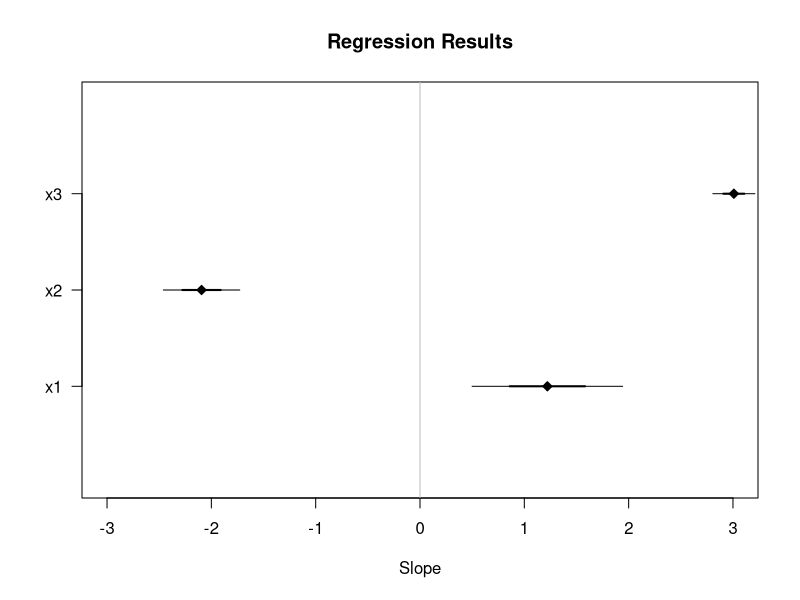
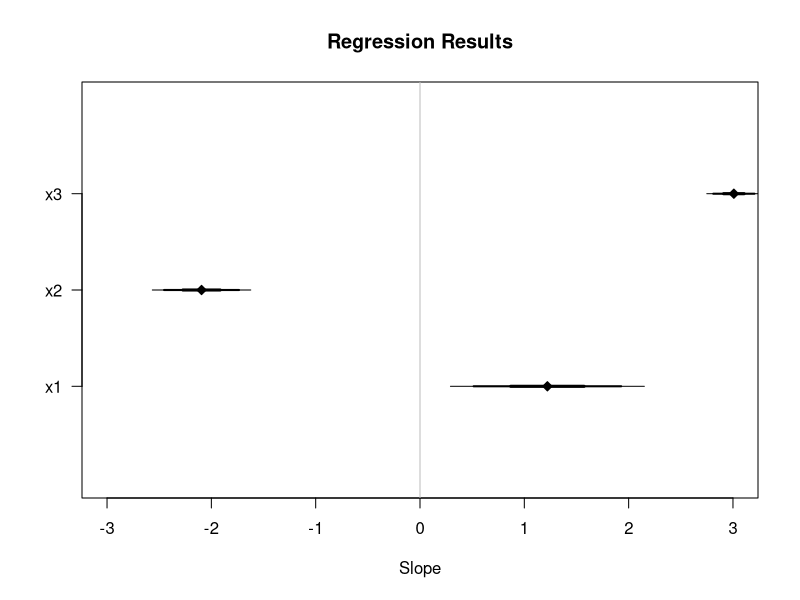
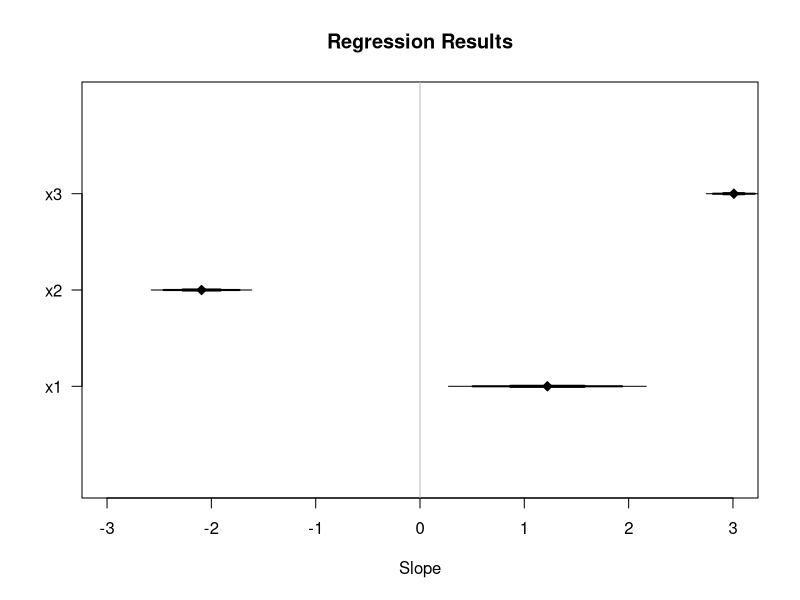
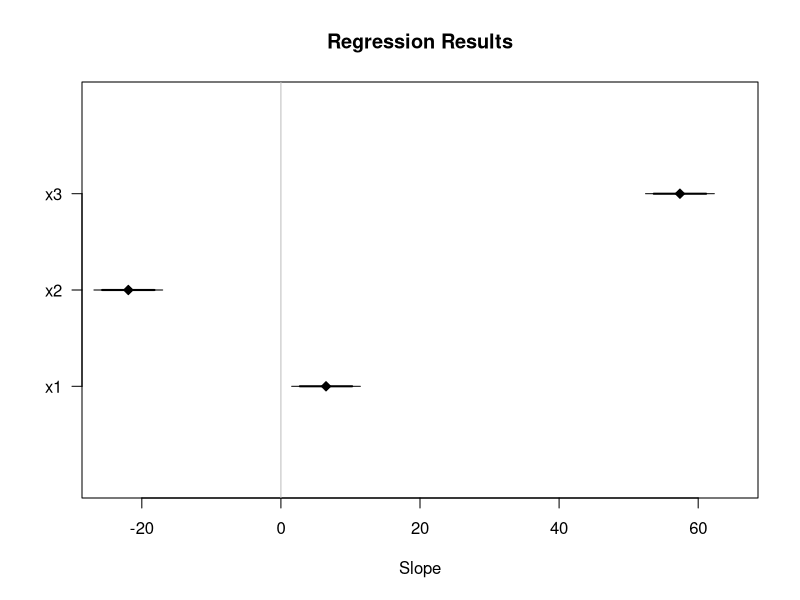
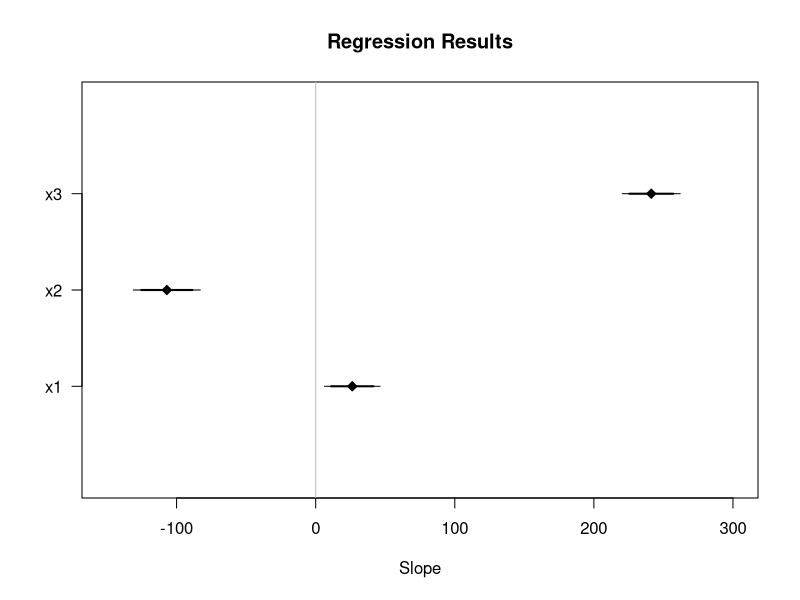

Generate these figures, in order, with R:
#' # Regression coefficient plots #
#'
#' A contemporary way of presenting regression results involves converting a regression table into a figure.
set.seed(500)
x1 <- rnorm(100,5,5)
x2 <- rnorm(100,-2,10)
x3 <- rnorm(100,0,20)
y <- (1*x1) + (-2*x2) + (3*x3) + rnorm(100,0,20)
ols2 <- lm(y ~ x1 + x2 + x3)
#' Conventionally, we would present results from this regression as a table:
summary(ols2)
#' Or just:
coef(summary(ols2))[,1:2]
#'
#' It might be helpful to see the size and significance of these effects as a figure.
#' To do so, we have to draw the regression slopes as points and the SEs as lines.
slopes <- coef(summary(ols2))[c('x1','x2','x3'),1]  #' slopes
ses <- coef(summary(ols2))[c('x1','x2','x3'),2]     #' SEs
#' We'll draw the slopes of the three input variables.
#' Note: The interpretation of the following plot depends on input variables that have comparable scales.
#' Note (continued): Comparing dissimilar variables with this visualization can be misleading!
#'
#' ## Plotting Standard Errors ##
#' Let's construct a plot that draws 1 and 2 SEs for each coefficient:
#'
#' We'll start with a blank plot (like a blank canvas):
plot(NA, xlim=c(-3,3), ylim=c(0,4), xlab='Slope', ylab='', yaxt='n')
# We can add a title:
title('Regression Results')
# We'll add a y-axis labelling our variables:
axis(2, 1:3, c('x1','x2','x3'), las=2)
# We'll add a vertical line for zero:
abline(v=0, col='gray')
# Then we'll draw our slopes as points (`pch` tells us what type of point):
points(slopes,1:3, pch=23, col='black', bg='black')
# Then we'll add thick line segments for each 1 SE:
segments((slopes-ses)[1], 1, (slopes+ses)[1], 1, col='black', lwd=2)
segments((slopes-ses)[2], 2, (slopes+ses)[2], 2, col='black', lwd=2)
segments((slopes-ses)[3], 3, (slopes+ses)[3], 3, col='black', lwd=2)
# Then we'll add thin line segments for the 2 SEs:
segments((slopes-(2*ses))[1], 1, (slopes+(2*ses))[1], 1, col='black', lwd=1)
segments((slopes-(2*ses))[2], 2, (slopes+(2*ses))[2], 2, col='black', lwd=1)
segments((slopes-(2*ses))[3], 3, (slopes+(2*ses))[3], 3, col='black', lwd=1)
#'
#' ## Plotting Confidence Intervals ##
#' We can draw a similar plot with confidence intervals instead of SEs.
plot(NA, xlim=c(-3,3), ylim=c(0,4), xlab='Slope', ylab='', yaxt='n')
title('Regression Results')
axis(2, 1:3, c('x1','x2','x3'), las=2)
abline(v=0, col='gray')
points(slopes,1:3, pch=23, col='black', bg='black')
# Then we'll add thick line segments for each 67% CI:
# Note: The `qnorm` function tells us how much to multiple our SEs by to get Gaussian CIs.
# Note: We'll also use vectorization here to save having to retype the `segments` command for each line:
segments((slopes-(qnorm(.835)*ses)), 1:3, (slopes+(qnorm(.835)*ses)), 1:3, col='black', lwd=3)
# Then we'll add medium line segments for the 95%:
segments((slopes-(qnorm(.975)*ses)), 1:3, (slopes+(qnorm(.975)*ses)), 1:3, col='black', lwd=2)
# Then we'll add thin line segments for the 99%:
segments((slopes-(qnorm(.995)*ses)), 1:3, (slopes+(qnorm(.995)*ses)), 1:3, col='black', lwd=1)
#'
#' Both of these plots are similar, but show how the size, relative size, and significance of regression slopes can easily be summarized visually.
#' 
#' Note: We can also extract confidence intervals for our model terms directly using the `confint` function applied to our modle object and then plot those CIs using `segments`:
ci67 <- confint(ols2, c('x1','x2','x3'), level=.67)
ci95 <- confint(ols2, c('x1','x2','x3'), level=.95)
ci99 <- confint(ols2, c('x1','x2','x3'), level=.99)
#' Now draw the plot:
plot(NA, xlim=c(-3,3), ylim=c(0,4), xlab='Slope', ylab='', yaxt='n')
title('Regression Results')
axis(2, 1:3, c('x1','x2','x3'), las=2)
abline(v=0, col='gray')
points(slopes,1:3, pch=23, col='black', bg='black')
# add the confidence intervals:
segments(ci67[,1], 1:3, ci67[,2], 1:3, col='black', lwd=3)
segments(ci95[,1], 1:3, ci95[,2], 1:3, col='black', lwd=2)
segments(ci99[,1], 1:3, ci99[,2], 1:3, col='black', lwd=1)
#'
#' ## Comparable effect sizes ##
#' One of the major problems (noted above) with these kinds of plots is that in order for them to make visual sense, the underlying covariates have to be inherently comparable. By showing slopes, the plot shows the effect of a unit change in each covariate on the outcome, but unit changes may not be comparable across variables. We could probably come up with an infinite number of ways of presenting the results, but let's focus on two here: plotting standard deviation changes in covariates and plotting minimum to maximum changes in scale of covariates.
#'
#' ### Standard deviation changes in X ###
#' Let's recall the values of our coefficients on `x1`, `x2`, and `x3`:
coef(summary(ols2))[,1:2]
#' On face value, `x3` has the largest effect, but what happens when we account for different standard deviations of the covariates:
sd(x1)
sd(x2)
sd(x3)
#' `x1` clearly also has the largest variance, so it may make more sense to compare a standard deviation change across the variables.
#' To do that is relatively simple because we're working in a linear model, so we simply need to calculate the standard deviation of each covariate and multiply that by the respective coefficient:
c1 <- coef(summary(ols2))[-1,1:2] # drop the intercept
c2 <- numeric(length=3)
c2[1] <- c1[1,1]*sd(x1)
c2[2] <- c1[2,1]*sd(x2)
c2[3] <- c1[3,1]*sd(x3)
#' Then we'll get standard errors for those changes:
s2 <- numeric(length=3)
s2[1] <- c1[1,2]*sd(x1)
s2[2] <- c1[2,2]*sd(x2)
s2[3] <- c1[3,2]*sd(x3)
#' Then we can plot the results:
plot(c2,1:3, pch=23, col='black', bg='black', xlim=c(-25,65), ylim=c(0,4), xlab='Slope', ylab='', yaxt='n')
title('Regression Results')
axis(2, 1:3, c('x1','x2','x3'), las=2)
abline(v=0, col='gray')
# Then we'll add medium line segments for the 95%:
segments((c2-(qnorm(.975)*s2)), 1:3, (c2+(qnorm(.975)*s2)), 1:3, col='black', lwd=2)
# Then we'll add thin line segments for the 99%:
segments((c2-(qnorm(.995)*s2)), 1:3, (c2+(qnorm(.995)*s2)), 1:3, col='black', lwd=1)
#' By looking at standard deviation changes (focus on the scale of the x-axis), we can see that `x3` actually has the largest effect by a much larger factor than we saw in the raw slopes. Moving the same relative amount up each covariate's distribution produces substantially different effects on the outcome.
#'
#' ### Full scale changes in X ###
#' Another way to visualize effect sizes is to examine the effect of full scale changes in covariates. This is especially useful when deal within covariates that differ dramatically in scale (e.g., a mix of discrete and continuous variables).
#' The basic calculations for these kinds of plots are the same as in the previous plot, but instead of using `sd`, we use `diff(range())`, which tells us what a full scale change is in the units of each covariate:
c3 <- numeric(length=3)
c3[1] <- c1[1,1]*diff(range(x1))
c3[2] <- c1[2,1]*diff(range(x2))
c3[3] <- c1[3,1]*diff(range(x3))
#' Then we'll get standard errors for those changes:
s3 <- numeric(length=3)
s3[1] <- c1[1,2]*diff(range(x1))
s3[2] <- c1[2,2]*diff(range(x2))
s3[3] <- c1[3,2]*diff(range(x3))
#' Then we can plot the results:
plot(c3,1:3, pch=23, col='black', bg='black', xlim=c(-150,300), ylim=c(0,4), xlab='Slope', ylab='', yaxt='n')
title('Regression Results')
axis(2, 1:3, c('x1','x2','x3'), las=2)
abline(v=0, col='gray')
# Then we'll add medium line segments for the 95%:
segments((c3-(qnorm(.975)*s3)), 1:3, (c3+(qnorm(.975)*s3)), 1:3, col='black', lwd=2)
# Then we'll add thin line segments for the 99%:
segments((c3-(qnorm(.995)*s3)), 1:3, (c3+(qnorm(.995)*s3)), 1:3, col='black', lwd=1)
#' 
#' Focusing on the x-axes of the last three plots, we see how differences in scaling of the covariates can lead to vastly different visual interpretations of effect sizes. Plotting the slopes directly suggested that `x3` had an effect about three times larger than the effect of `x1`. Plotting standard deviation changes suggested that `x3` had an effect about 10 times larger than the effect of `x1` and plotting full scale changes in covariates showed a similar substantive conclusion. While each showed that `x3` had the largest effect, interpreting the relative contribution of the different variables depends upon how much variance we would typically see in each variable in our data. The unit-change effect (represented by the slope) may not be the effect size that we ultimately care about for each covariate.
#'